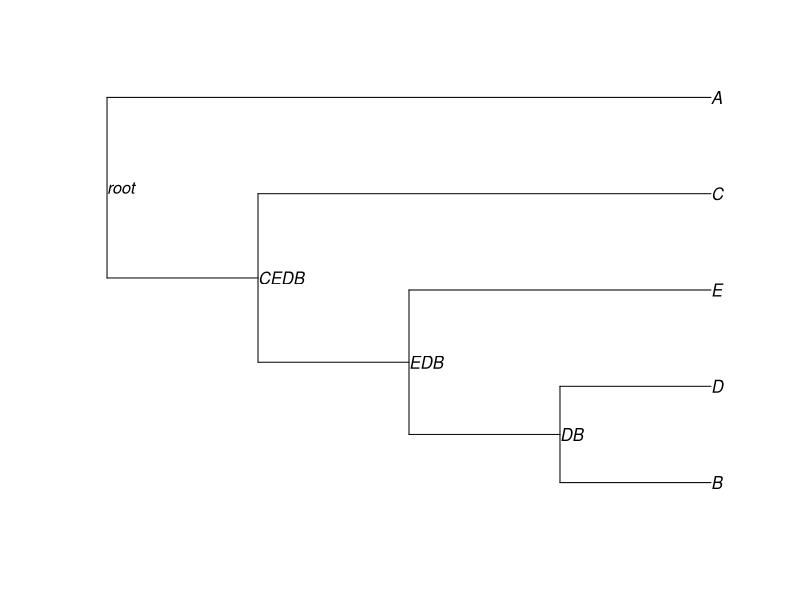

Source code (R):
## ---- chunk 1
knitr::opts_chunk$set(echo = TRUE)
## ---- chunk 2
if(!require(ape)){install.packages("ape"); library(ape)}
TREE <- "((((B:1, D:1):1, E:2):1, C:3):1, A:4):1;"
tree <- read.tree(text = TREE)
tree$node.label = c("root", "CEDB", "EDB", "DB")
plot(tree, show.node.label=TRUE)
